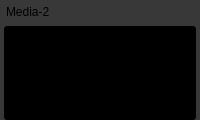
         <widget class="QFrame" name="mediaDisplay2">
          <property name="sizePolicy">
           <sizepolicy hsizetype="Expanding" vsizetype="Expanding">
            <horstretch>0</horstretch>
            <verstretch>0</verstretch>
           </sizepolicy>
          </property>
          <property name="minimumSize">
           <size>
            <width>150</width>
            <height>120</height>
           </size>
          </property>
          <property name="styleSheet">
           <string notr="true">background-color: #383838; border-radius: 5px;</string>
          </property>
          <property name="frameShape">
           <enum>QFrame::Shape::StyledPanel</enum>
          </property>
          <property name="frameShadow">
           <enum>QFrame::Shadow::Raised</enum>
          </property>
          <layout class="QVBoxLayout" name="verticalLayout_media2">
           <property name="spacing">
            <number>2</number>
           </property>
           <property name="leftMargin">
            <number>4</number>
           </property>
           <property name="topMargin">
            <number>0</number>
           </property>
           <property name="rightMargin">
            <number>4</number>
           </property>
           <property name="bottomMargin">
            <number>0</number>
           </property>
           <item>
            <layout class="QHBoxLayout" name="horizontalLayout_media2Header">
             <property name="spacing">
              <number>4</number>
             </property>
             <item>
              <spacer name="horizontalSpacer_5">
               <property name="orientation">
                <enum>Qt::Horizontal</enum>
               </property>
               <property name="sizeType">
                <enum>QSizePolicy::Policy::Preferred</enum>
               </property>
               <property name="sizeHint" stdset="0">
                <size>
                 <width>2</width>
                 <height>20</height>
                </size>
               </property>
              </spacer>
             </item>
             <item>
              <widget class="QLabel" name="label_media2">
               <property name="text">
                <string>Media-2</string>
               </property>
              </widget>
             </item>
             <item>
              <spacer name="horizontalSpacer_media2">
               <property name="orientation">
                <enum>Qt::Horizontal</enum>
               </property>
               <property name="sizeHint" stdset="0">
                <size>
                 <width>40</width>
                 <height>20</height>
                </size>
               </property>
              </spacer>
             </item>
             <item>
              <widget class="QPushButton" name="media2SettingsButton">
               <property name="minimumSize">
                <size>
                 <width>24</width>
                 <height>24</height>
                </size>
               </property>
               <property name="maximumSize">
                <size>
                 <width>24</width>
                 <height>24</height>
                </size>
               </property>
               <property name="text">
                <string/>
               </property>
               <property name="icon">
                <iconset resource="resources.qrc">
                 <normaloff>:/icons/Settings.png</normaloff>:/icons/Settings.png</iconset>
               </property>
               <property name="iconSize">
                <size>
                 <width>16</width>
                 <height>16</height>
                </size>
               </property>
               <property name="flat">
                <bool>true</bool>
               </property>
              </widget>
             </item>
             <item>
              <widget class="QPushButton" name="media2AudioButton">
               <property name="minimumSize">
                <size>
                 <width>24</width>
                 <height>24</height>
                </size>
               </property>
               <property name="maximumSize">
                <size>
                 <width>24</width>
                 <height>24</height>
                </size>
               </property>
               <property name="text">
                <string/>
               </property>
               <property name="icon">
                <iconset resource="resources.qrc">
                 <normaloff>:/icons/Volume.png</normaloff>
                 <normalon>:/icons/Mute.png</normalon>:/icons/Volume.png</iconset>
               </property>
               <property name="iconSize">
                <size>
                 <width>16</width>
                 <height>16</height>
                </size>
               </property>
               <property name="checkable">
                <bool>true</bool>
               </property>
               <property name="flat">
                <bool>true</bool>
               </property>
              </widget>
             </item>
            </layout>
           </item>
           <item>
            <widget class="QFrame" name="mediaVideoFrame2">
             <property name="sizePolicy">
              <sizepolicy hsizetype="Expanding" vsizetype="Expanding">
               <horstretch>0</horstretch>
               <verstretch>0</verstretch>
              </sizepolicy>
             </property>
             <property name="styleSheet">
              <string notr="true">background-color: black; border-radius: 3px;</string>
             </property>
             <property name="frameShape">
              <enum>QFrame::Shape::StyledPanel</enum>
             </property>
             <property name="frameShadow">
              <enum>QFrame::Shadow::Raised</enum>
             </property>
            </widget>
           </item>
          </layout>
         </widget>
